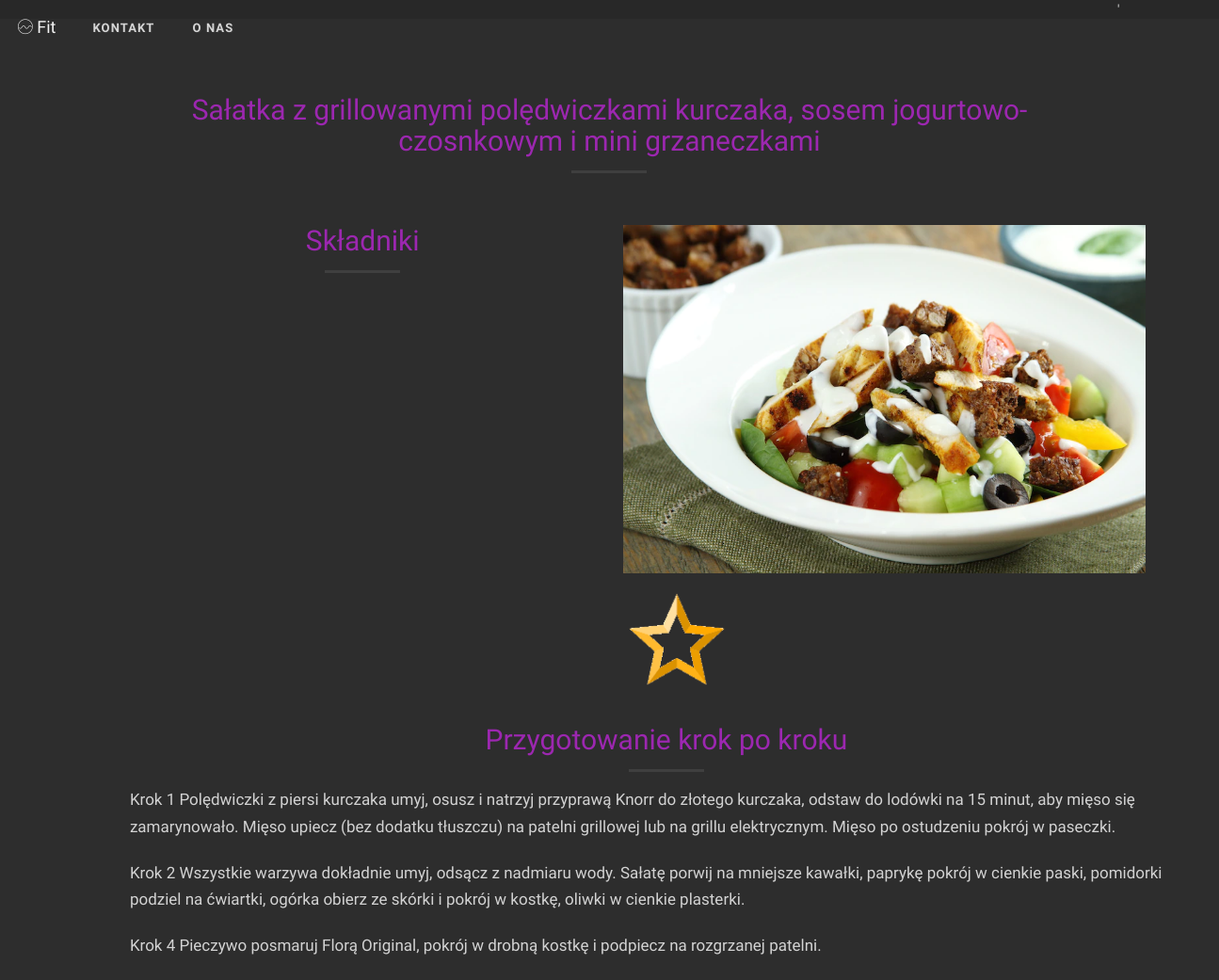
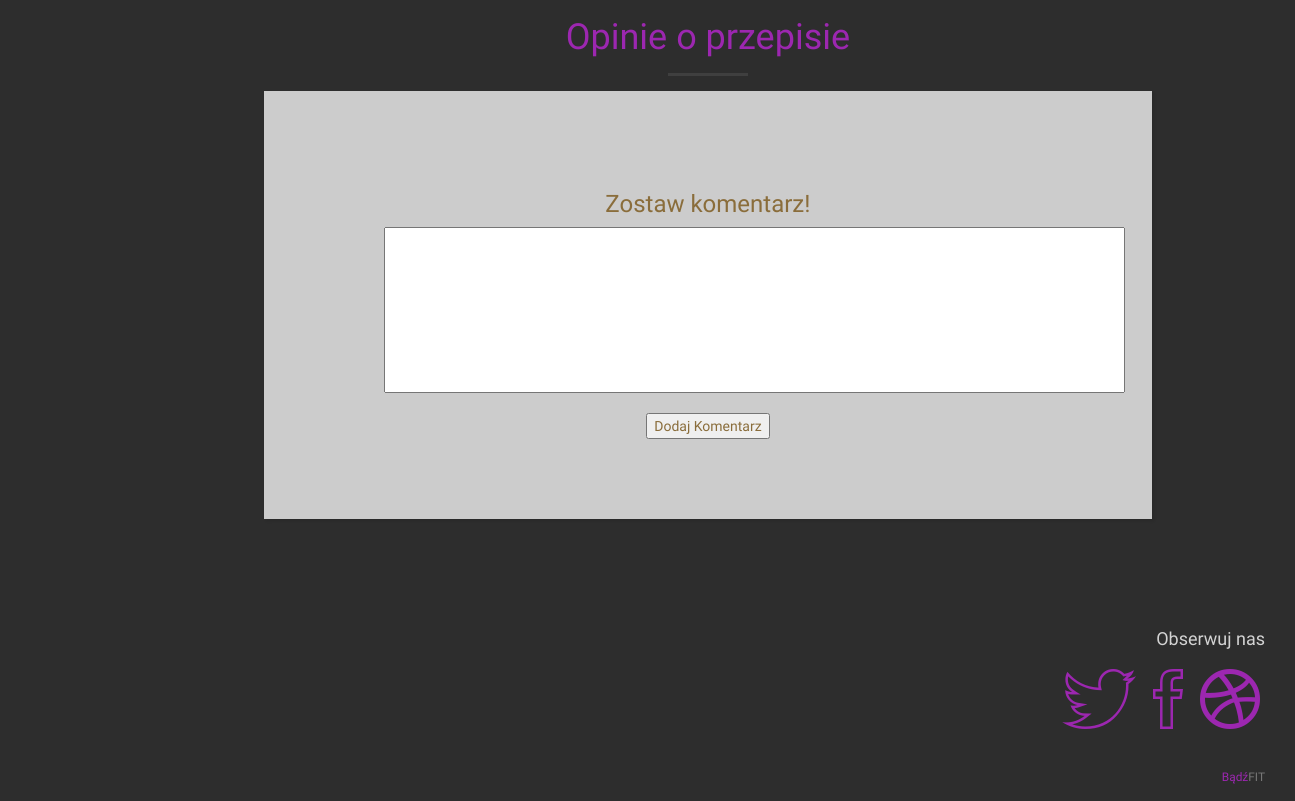
/fitwww/wyswietlart.php?c=39, run on the app's committed database (2 pictures, top to bottom).
### tables this page shows
CREATE TABLE `przepisy` (
  `id` int(11) NOT NULL,
  `nazwa` varchar(200) NOT NULL,
  `obrazek` varchar(200) NOT NULL,
  `skladnik1` varchar(500) NOT NULL,
  `ilosc1` varchar(500) NOT NULL,
  `krok1` varchar(500) NOT NULL,
  `krok2` varchar(500) DEFAULT NULL,
  `krok3` varchar(500) DEFAULT NULL,
  `krok4` varchar(500) DEFAULT NULL,
  `krok5` varchar(500) DEFAULT NULL,
  `krok6` varchar(50) DEFAULT NULL,
  `krok7` varchar(50) DEFAULT NULL,
  `krok8` varchar(50) DEFAULT NULL,
  `krok9` varchar(50) DEFAULT NULL,
  `krok10` varchar(50) DEFAULT NULL,
  `kategoria` varchar(50) NOT NULL
);

### fitwww/wyswietlart.php (the view, shortened to what this page needs)
<?php
include("MENU.php");
$conn=mysqli_connect($servername,$username,$password,$dbname);
$id=$_GET["c"];
$sql="SELECT * FROM przepisy WHERE id='$id'";
$result=mysqli_query($conn,$sql);
if(mysqli_num_rows($result)>0)
{
	while($row=mysqli_fetch_assoc($result))
	{
		$nazwa = $row["nazwa"];
		$obrazek = $row["obrazek"];
		$skladnik1 = $row["skladnik1"];
        $ilosc1=$row["ilosc1"];
		$krok1=$row["krok1"];
        $krok2=$row["krok2"];
        $krok4=$row["krok4"];
        $krok5=$row["krok5"];
        $krok6=$row["krok6"];
        $krok7=$row["krok7"];
        $krok8=$row["krok8"];
        $krok9=$row["krok9"];
        $krok10=$row["krok10"];
		$artykul="";
      $opinie="";
		$artykul.=' <section id="three" class="margin-top-50 col-lg-1"></section>
   <section id="three" class="margin-top-50 col-lg-10">
         ';
            $artykul.=' <h2 class="margin-top-0 text-primary text-center ">'.$nazwa.'</h2>    <hr class="primary"><br><br> ';
      $artykul.='<div class="col-lg-6 col-sm-6">
         <h2 class="margin-top-0 text-primary text-center ">Składniki</h2> <hr class="primary">
         <div class="col-lg-6 col-sm-6">
        <p> '.$skladnik1.'</p>
          </div>
          <div class="col-lg-6 col-sm-6 text-right">
             <p>'.$ilosc1.'</p>
          </div>
            </div>
  </div>
     ';
$artykul.='
         <div class="container" >
            <div class="row" >
                <div class="col-lg-6 col-sm-6 text-center" >
                   <a class="gallery-box" >';
                       $artykul.= '<img src="./assets/';
                       $artykul.=$obrazek;
                       $artykul.='" class="img-responsive" alt="Image 1" >
                        <div class="gallery-box-caption">
                            <div class="gallery-box-content">
                                <div>';
		$artykul.='<i><h2>'.$nazwa.'</h2></i></div>
                            </div>
                        </div>
                    </a>
                </div>';
		$opinie.='<div class="col-lg-12 col-sm-6">
<br>
        <h2 class="margin-top-0 text-primary text-center ">Przygotowanie krok po kroku</h2> <hr class="primary">
        <p>'.$krok1.'</p>
        <p>'.$krok2.'</p>
        <p>'.$krok4.'</p>
        <p>'.$krok5.'</p>
        <p>'.$krok6.'</p>
        <p>'.$krok7.'</p>
        <p>'.$krok8.'</p>
         <p>'.$krok9.'</p>
          <p>'.$krok10.'</p>
          </div>
                       </div>
 ';
 $opinie.='
        <div class="col-lg-12 col-sm-6 text-left">
<h1 class="text-primary text-center">Opinie o przepisie</h1>
<hr class="primary">
</div>
 ';
	   echo $artykul;
      include("sekcjaocen.php");
echo $opinie;
include("sekcjakom.php");
	}
}else
mysqli_close($conn);
include("FOOTER.php");
?>

### fitwww/sekcjaocen.php (shortened to what this page needs)
  <?php
include("db.php");
$conn=mysqli_connect($servername,$username,$password,$dbname);
$id=$_GET["c"];
$sql="SELECT ROUND(AVG(ocena) ,1)  FROM oceny WHERE idprzepisu ='$id'";
$result=mysqli_query($conn,$sql);
if(mysqli_num_rows($result)>0)
{
	while($row=mysqli_fetch_assoc($result))
	{
		$ocena= $row['ROUND(AVG(ocena) ,1)'];
$art="";
$art.='<div class="cent nav navbar-nav dropdown show">
                      <li >
                    <a class="btn btn-secondary dropdown-toggle " role="button"  data-toggle="dropdown" aria-haspopup="true" aria-expanded="false"   >   <h2 class="ocen">'.$ocena.'</h2>
                        	<img src="ocena.png"
                    width="110" height="110"></a>
                                      <ul class="center nav2  navbar-default dropdown-menu" aria-labelledby="dropdownMenuButton1">
                                   <li><a  class=" nav2 dropdown-item show " href="ocena/ocenyselect1.php">1</a></li>
                                 <li><a class="dropdown-item show" href="ocena/ocenyselect2.php"">2</a></li>
                            <li><a class="dropdown-item show" href="ocena/ocenyselect3.php"">3</a></li>
                             <li><a class="dropdown-item show" href="ocena/ocenyselect4.php"">4</a></li>
                              <li><a class="dropdown-item show" href="ocena/ocenyselect5.php"">5</a></li>
                        </ul>
                          <li>
                    </div>';
		echo $art;
	}
}

### fitwww/sekcjakom.php (shortened to what this page needs)
        <div class="col-lg-12 col-sm-6 text-left">
<form action="dodajkom.php" method="post"><br
 />
 <div style="text-align: center; ">
 <h3 class="text-warning "><center>Zostaw komentarz!</center>
 </h3>
  <textarea rows="8" cols="90" name="tresc" class="show"></textarea><br />
  <input type="submit" class="text-warning " value="Dodaj Komentarz">
</div>

### fitwww/css/styles.css (style rules this page uses)
html, body { width: 100%; height: 100%; }
body { font-family: 'Questrial','Helvetica Neue',Arial,sans-serif; background-color: #282828; color: #d3d3d3; webkit-tap-highlight-color: #222; }
hr { max-width: 80px; border-width: 3px; opacity: 0.09; margin-top: 15px; margin-bottom: 15px; }
a { color: #9c27b0; -webkit-transition: all .35s; -moz-transition: all .35s; transition: all .35s; }
h1,h2,h3,h4,h5,h6 { font-family: 'Questrial','Helvetica Neue',Arial,sans-serif; }
p { font-size: 17px; line-height: 1.7; margin-bottom: 20px; }
.text-primary { color: #9c27b0; }
section { padding: 70px 0; }
.navbar-default { border-color: rgba(35,35,35,.05); font-family: 'Questrial','Helvetica Neue',Arial,sans-serif; background-color: #222; -webkit-transition: all .4s; -moz-transition: all .4s; transition: all .4s; }
.navbar-header > .navbar-brand { font-family: 'Questrial','Helvetica Neue',Arial,sans-serif; color: #9c27b0; padding: 15px; -webkit-transition: padding .2s ease-in; -moz-transition: padding .2s ease-in; transition: padding .2s ease-in; }
.navbar-default .navbar-toggle, .navbar-default .navbar-collapse { border-color: transparent; }
.navbar-default .nav > li>a, .navbar-default .nav>li>a:focus { text-transform: uppercase; font-size: 13px; font-weight: 700; color: #eee; }
@media (min-width:768px) { .navbar-default { border-color: transparent; background-color: transparent; min-height: 60px; } }
@media (min-width:768px) { .navbar-header > .navbar-brand { color: rgba(255,255,255,0.7); padding: 19px; } }
@media (min-width:768px) { .navbar-default .nav > li>a, .navbar-default .nav>li>a:focus { color: rgba(255,255,255,0.8); padding: 20px; letter-spacing: 1.1px; text-shadow: 1px 1px 1px rgba(60,60,60,0.7); } }
@media (min-width:768px) { section { min-height: 600px; padding: 100px 0; } }
textarea { resize: none; }
.margin-top-0 { margin-top: 0; }
.gallery-box { display: block; position: relative; margin: 0 auto; max-width: 650px; overflow:hidden; }
.gallery-box img { -webkit-transition: all 300ms ease-in-out; transition: all 300ms ease-in-out; }
.btn { border: 0; border-radius: 290px; font-family: 'Helvetica Neue',Arial,sans-serif; }
.cent { display: table; margin: 0 auto; margin-left: 45%; }
.show { color:black !important; }

### fitwww/css/styles1.css (style rules this page uses)
body { font-family: 'Questrial','Helvetica Neue',Arial,sans-serif; background-color: #282828; webkit-tap-highlight-color: #222; }
form { width: 80%; margin: auto; background-color: #cccccc; padding: 60px 120px 80px 120px; -webkit-box-shadow: 2px 2px 3px rgba(0,0,0,0.1); box-shadow: 2px 2px 3px rgba(0,0,0,0.1); }

### data on the page
przepisy: nazwa "Sałatka z grillowanymi polędwiczkami kurczaka, sosem jogurtowo-czosnkowym i mini grzaneczkami", krok1 "Krok 1 Polędwiczki z piersi kurczaka umyj, osusz i natrzyj przyprawą Knorr do złotego kurczaka, odstaw do lodówki na 15 minut, aby mięso się zamarynowało. Mięso upiecz (bez dodatku tłuszczu) na patelni grillowej lub na grillu elektrycznym. Mięso po ostudzeniu pokrój w paseczki.", krok2 "Krok 2 Wszystkie warzywa dokładnie umyj, odsącz z nadmiaru wody. Sałatę porwij na mniejsze kawałki, paprykę pokrój w cienkie paski, pomidorki podziel na ćwiartki, ogórka obierz ze skórki i pokrój w kostkę, oliwki w cienkie plasterki.", krok4 "Krok 4 Pieczywo posmaruj Florą Original, pokrój w drobną kostkę i podpiecz na rozgrzanej patelni."
